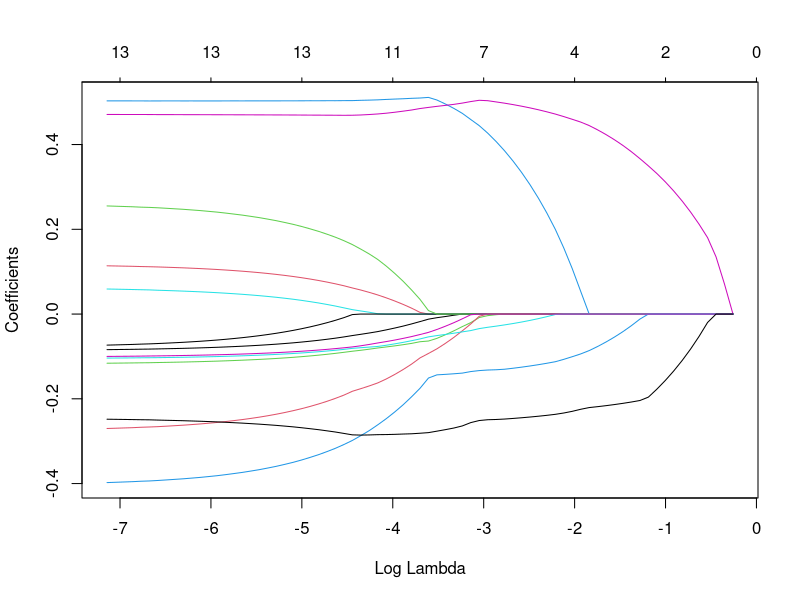
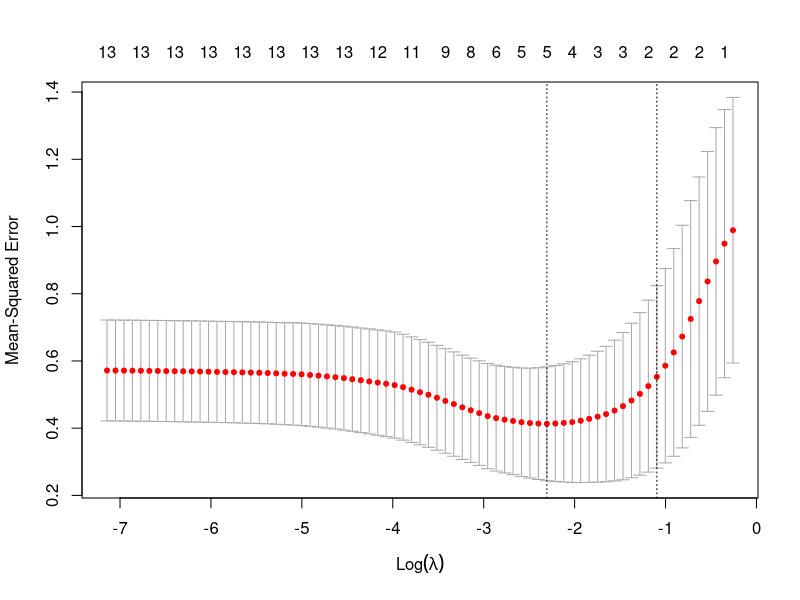

R code for these plots, in order:
library(ggplot2)
library(glmnet)
library(mlbench)
library(dplyr)


# Boston Housing Data
data(BostonHousing)

data <- BostonHousing

data <- data%>%mutate_if(is.numeric,scale)
train_data <- data[sample(1:nrow(data), 50,
                          replace=FALSE),]
  
fit = glmnet(x = as.matrix(train_data[,1:13]), y = as.matrix(train_data[,14]), alpha = 1)
plot(fit, xvar = "lambda")


cv.fit = cv.glmnet(x = data.matrix(train_data[,1:13]), y = data.matrix(train_data[,14]), alpha = 1)
plot(cv.fit)
